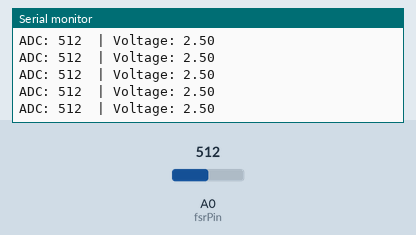
The sketch below on a simulated Arduino Uno, built with avr-gcc and run on an emulated ATmega328P. Parts: the last lines printed to the serial monitor. The test bench sets the inputs (shaded band); at power-on: A0 (fsrPin) = 512.

Above: at 1.2 s.
1.3 s: A0 (fsrPin) set to 716
At 1.56 s:
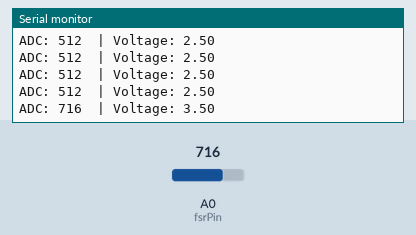
2.8 s: A0 (fsrPin) set to 900
At 2.97 s:
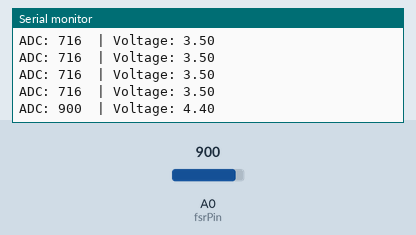
Timing chart, 0 to 5.8 s (numbered marks = the images above; inputs shaded):
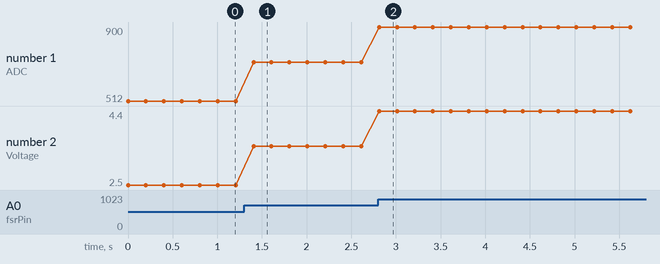

The sketch:

pedoscan.ino
```cpp
int fsrPin = A0;
int adcValue = 0;
float voltage = 0;

void setup() {
  Serial.begin(9600);
}

void loop() {
  adcValue = analogRead(fsrPin);
  voltage = adcValue * (5.0 / 1023.0);

  Serial.print("ADC: ");
  Serial.print(adcValue);
  Serial.print("  | Voltage: ");
  Serial.println(voltage);

  delay(200);
}
```

Measured:
- after the input at 1.3 s, the serial monitor: prints a new line after 0.11 s (image 1)
- after the input at 2.8 s, the serial monitor: prints a new line at once (image 2)
- plotted number 1: 512 → 716 after the input at 1.3 s, 716 → 900 after the input at 2.8 s
- plotted number 2: 2.5 → 3.5 after the input at 1.3 s, 3.5 → 4.4 after the input at 2.8 s
